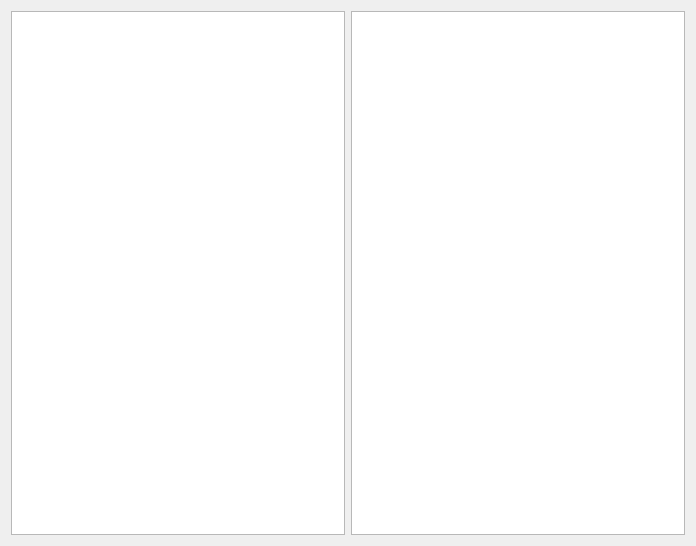
<?xml version="1.0" encoding="UTF-8"?>
<ui version="4.0">
 <class>Widget</class>
 <widget class="QWidget" name="Widget">
  <property name="geometry">
   <rect>
    <x>0</x>
    <y>0</y>
    <width>696</width>
    <height>546</height>
   </rect>
  </property>
  <property name="windowTitle">
   <string>Widget</string>
  </property>
  <layout class="QHBoxLayout" name="horizontalLayout">
   <item>
    <widget class="QTreeView" name="treeView"/>
   </item>
   <item>
    <widget class="QListView" name="listView"/>
   </item>
  </layout>
 </widget>
 <resources/>
 <connections/>
</ui>
